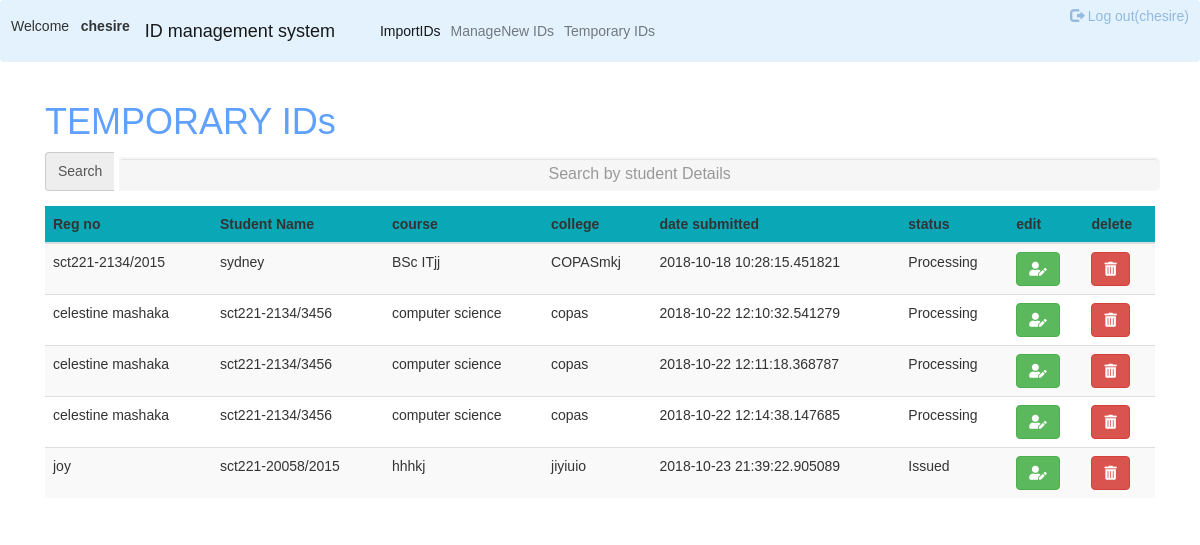
The page /systemversion7.0/tempID.php (signed in) on the database its author committed.
### tables this page shows
CREATE TABLE `table_student` (
  `id` int(255) NOT NULL,
  `Reg_no` varchar(60) NOT NULL,
  `Student_Name` char(60) NOT NULL,
  `course` char(60) NOT NULL,
  `college` char(60) NOT NULL,
  `date_submitted` datetime(6) NOT NULL DEFAULT CURRENT_TIMESTAMP(6) ON UPDATE CURRENT_TIMESTAMP(6),
  `status` tinyint(1) NOT NULL
);

### systemversion7.0/server.php (called while the page is built, shortened)
<?php
$db = mysqli_connect('localhost', 'root', '', 'registration');
   $results = mysqli_query($db, "SELECT * FROM table_student");
?>

### systemversion7.0/tempID.php (the view, shortened to what this page needs)
<?php  include('server.php'); ?>
<!DOCTYPE html>
<html lang="en">
<head>
 <link rel="stylesheet" href="https://stackpath.bootstrapcdn.com/bootstrap/4.1.3/css/bootstrap.min.css">
  <link rel="stylesheet" href="https://maxcdn.bootstrapcdn.com/bootstrap/3.3.7/css/bootstrap.min.css">
  <link rel="stylesheet" href="style.css">
  <link href="/open-iconic/font/css/open-iconic-bootstrap.css" rel="stylesheet">
<link rel="stylesheet" href="https://use.fontawesome.com/releases/v5.3.1/css/all.css">
</head>
<body>
<nav class="navbar navbar-expand-lg navbar-light" style="background-color: #e3f2fd;">
  <p>Welcome &nbsp <strong><?php echo $_SESSION['username']; ?></strong></p>
  <a class="navbar-brand" href="#">ID management system</a>
  <div class="collapse navbar-collapse" id="navbarNav">
    <ul class="navbar-nav">
      <li class="nav-item active">
        <a class="nav-link" href="import.php">ImportIDs<span class="sr-only">(current)</span></a>
      </li>
      <li class="nav-item">
        <a class="nav-link" href="index.php">ManageNew IDs</a>
      </li>
      <li class="nav-item">
        <a class="nav-link" href="tempID.php">Temporary IDs</a>
      </li>
    </ul>
    <ul class="nav navbar-nav navbar-right">
          <li><?php  if (isset($_SESSION['username'])) : ?>
          <p> <a href="index.php?logout='1'"><span class="glyphicon glyphicon-log-out"></span> Log out(<?php echo $_SESSION['username']; ?>)</button></a></p>
          <?php endif ?></li>
    </ul>
  </div>
</nav>
<div class="container">
<h1>TEMPORARY IDs</h1>
<table class="table table-striped">
  <thead  style="background-color: #0aa7b7;">
    <tr>
      <th scope="col">Reg no</th>
      <th scope="col">Student Name</th>
      <th scope="col">course</th>
      <th scope="col">college</th>
      <th scope="col">date submitted</th>
      <th scope="col">status</th>
      <th scope="col">edit</th>
      <th scope="col">delete</th>
    </tr>
   </thead>
    <tr class="filters">
      <div class="form-group">
      <div class="input-group">
      <span class="input-group-addon">Search</span>
      <input type="text" name="searchword" id="search_text" placeholder="Search by student Details" class="form-control" />
      </div>
      </div>
</tr>
  <tbody>
    <?php
    while ($row = mysqli_fetch_array($results)) { ?>
  	 <tr>
      <td><?php echo $row['Reg_no']; ?></td>
      <td><?php echo $row['Student_Name']; ?></td>
      <td><?php echo $row['course']; ?></td>
      <td><?php echo $row['college']; ?></td>
      <td><?php echo $row['date_submitted']; ?></td>
      <td><?php  if($row['status']){
        echo 'Issued';
      } else{
        echo "Processing";
      }
      ?></td>
      <td>
       <form action="edit.php" method="post">
          <button type="submit" class="btn btn-success" name="edit">
         <i class="fas fa-user-edit"></i>
        </button>
        </form>
</td>
      <td>
        <form action="server.php" method="post">
          <button type="submit" class="btn btn-danger" name="delete">
         <i class="fas fa-trash-alt"></i>
        </button>
        </form>
      </td>
	</tr>
  <?php } ?>
  </tbody>
</div>
</body>
</html>

### userside/style.css (style rules this page uses)
html { background-color: #56baed; }
body { font-family: "Poppins", sans-serif; height: 100vh; }
a { color: #92badd; display:inline-block; text-decoration: none; font-weight: 400; }
input[type=text] { background-color: #f6f6f6; border: none; color: #0d0d0d; padding: 15px 32px; text-align: center; text-decoration: none; display: inline-block; font-size: 16px; margin: 5px; width: 85%; border: 2px solid #f6f6f6; -webkit-transition: all 0.5s ease-in-out; -moz-transition: all 0.5s ease-in-out; -ms-transition: all 0.5s ease-in-out; -o-transition: all 0.5s ease-in-out; transition: all 0.5s ease-in-out; -webkit-border-radius: 5px 5px 5px 5px; border-radius: 5px 5px 5px 5px; }
input[type=text]:placeholder { color: #cccccc; }
h1 { color:#60a0ff; }

### rows shown on the page
table_student: Reg_no "sct221-2134/2015", Student_Name "sydney", course "BSc ITjj", college "COPASmkj", date_submitted "2018-10-18 10:28:15.451821", status "Processing"
table_student: Reg_no "celestine mashaka", Student_Name "sct221-2134/3456", course "computer science", college "copas", date_submitted "2018-10-22 12:10:32.541279", status "Processing"
table_student: Reg_no "celestine mashaka", Student_Name "sct221-2134/3456", course "computer science", college "copas", date_submitted "2018-10-22 12:11:18.368787", status "Processing"
table_student: Reg_no "celestine mashaka", Student_Name "sct221-2134/3456", course "computer science", college "copas", date_submitted "2018-10-22 12:14:38.147685", status "Processing"
table_student: Reg_no "joy", Student_Name "sct221-20058/2015", course "hhhkj", college "jiyiuio", date_submitted "2018-10-23 21:39:22.905089", status "Issued"

### other values the page prints
$_SESSION['username'] "chesire"
